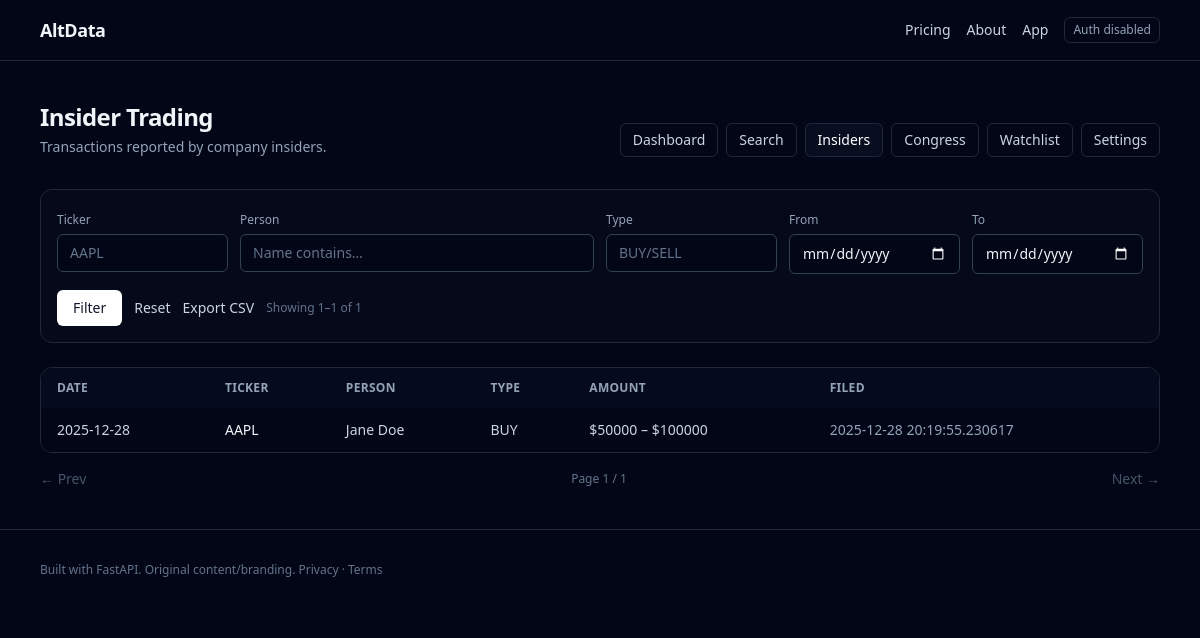
Screenshot of /app/insiders with the database file from the repository.
### app/models.py (models this page shows)
class Base(DeclarativeBase):
    pass

class Trade(Base):
    __tablename__ = "trades"
    id: Mapped[int] = mapped_column(Integer, primary_key=True)
    source: Mapped[str] = mapped_column(String(32), index=True)
    external_id: Mapped[str] = mapped_column(String(160), unique=True, index=True)
    ticker: Mapped[Optional[str]] = mapped_column(String(16), index=True)
    company_name: Mapped[Optional[str]] = mapped_column(String(256))
    person_name: Mapped[Optional[str]] = mapped_column(String(256), index=True)
    person_slug: Mapped[Optional[str]] = mapped_column(String(256), index=True)
    transaction_type: Mapped[Optional[str]] = mapped_column(String(32), index=True)
    transaction_date: Mapped[Optional[dt.date]] = mapped_column(Date, index=True)
    filed_at: Mapped[Optional[dt.datetime]] = mapped_column(
        DateTime(timezone=True), index=True
    )
    amount_usd_low: Mapped[Optional[int]] = mapped_column(Integer)
    amount_usd_high: Mapped[Optional[int]] = mapped_column(Integer)
    shares: Mapped[Optional[int]] = mapped_column(Integer)
    price_usd: Mapped[Optional[Decimal]] = mapped_column(Numeric(14, 4))
    url: Mapped[Optional[str]] = mapped_column(String(1024))
    raw: Mapped[Optional[dict[str, Any]]] = mapped_column(
        JSON().with_variant(JSONB, "postgresql")
    )
    created_at: Mapped[dt.datetime] = mapped_column(
        DateTime(timezone=True),
        server_default=func.now(),
        nullable=False,
    )

### app/web.py (the view)
@router.get("/app/insiders", response_class=HTMLResponse)
def app_insiders(
    request: Request,
    db: Session = Depends(get_db),
    _: str = Depends(_require_login),
    ticker: Optional[str] = None,
    person: Optional[str] = None,
    tx_type: Optional[str] = Query(default=None, alias="type"),
    from_date: Optional[str] = Query(default=None, alias="from"),
    to_date: Optional[str] = Query(default=None, alias="to"),
    page: int = 1,
    page_size: int = 50,
):
    page_size = max(10, min(int(page_size or 50), 200))
    page = max(int(page or 1), 1)
    date_from = _parse_iso_date(from_date)
    date_to = _parse_iso_date(to_date)
    conditions = [Trade.source == "insider"]
    if ticker:
        conditions.append(func.lower(Trade.ticker).like(f"%{ticker.lower()}%"))
    if person:
        conditions.append(func.lower(Trade.person_name).like(f"%{person.lower()}%"))
    if tx_type:
        conditions.append(func.lower(Trade.transaction_type) == tx_type.lower())
    if date_from:
        conditions.append(Trade.transaction_date >= date_from)
    if date_to:
        conditions.append(Trade.transaction_date <= date_to)
    where_clause = and_(*conditions)
    total = int(db.scalar(select(func.count()).select_from(Trade).where(where_clause)) or 0)
    total_pages = max(1, math.ceil(total / page_size)) if total else 1
    page = min(page, total_pages)
    offset = (page - 1) * page_size
    trades = db.scalars(
        select(Trade)
        .where(where_clause)
        .order_by(
            Trade.filed_at.is_(None),
            Trade.filed_at.desc(),
            Trade.created_at.desc(),
        )
        .limit(page_size)
        .offset(offset)
    ).all()
    filters = {
        "ticker": ticker or "",
        "person": person or "",
        "type": tx_type or "",
        "from": from_date or "",
        "to": to_date or "",
    }
    base_params = {**filters, "page_size": page_size}
    prev_url = (
        _build_url("/app/insiders", {**base_params, "page": page - 1}) if page > 1 else None
    )
    next_url = (
        _build_url("/app/insiders", {**base_params, "page": page + 1})
        if page < total_pages
        else None
    )
    export_url = _build_url("/api/trades.csv", {**base_params, "source": "insider"})
    start = offset + 1 if total > 0 else 0
    end = min(offset + len(trades), total)
    return _render(
        request,
        "app/insiders.html",
        {
            "page_title": "Insider Trading",
            "page_subtitle": "Transactions reported by company insiders.",
            "trades": trades,
            "filters": filters,
            "page": page,
            "page_size": page_size,
            "total": total,
            "total_pages": total_pages,
            "prev_url": prev_url,
            "next_url": next_url,
            "reset_url": "/app/insiders",
            "export_url": export_url,
            "showing_start": start,
            "showing_end": end,
        },
    )

### app/templates/app/insiders.html
{% extends "app/trades.html" %}

### app/templates/app/trades.html (shortened to what this page needs)
{% extends "app/_layout.html" %}
{% block app_content %}
  <form method="get" class="rounded-xl border border-slate-800 bg-slate-900/20 p-4">
    <div class="grid gap-3 md:grid-cols-6">
      <div class="md:col-span-1">
        <label class="text-xs text-slate-400">Ticker</label>
        <input
          class="mt-1 w-full rounded-md border border-slate-700 bg-slate-950 px-3 py-2 text-sm text-slate-100 placeholder:text-slate-500"
          type="text"
          name="ticker"
          value="{{ filters.ticker }}"
          placeholder="AAPL"
        />
      </div>
      <div class="md:col-span-2">
        <label class="text-xs text-slate-400">Person</label>
        <input
          class="mt-1 w-full rounded-md border border-slate-700 bg-slate-950 px-3 py-2 text-sm text-slate-100 placeholder:text-slate-500"
          type="text"
          name="person"
          value="{{ filters.person }}"
          placeholder="Name contains…"
        />
      </div>
      <div class="md:col-span-1">
        <label class="text-xs text-slate-400">Type</label>
        <input
          class="mt-1 w-full rounded-md border border-slate-700 bg-slate-950 px-3 py-2 text-sm text-slate-100 placeholder:text-slate-500"
          type="text"
          name="type"
          value="{{ filters.type }}"
          placeholder="BUY/SELL"
        />
      </div>
      <div class="md:col-span-1">
        <label class="text-xs text-slate-400">From</label>
        <input
          class="mt-1 w-full rounded-md border border-slate-700 bg-slate-950 px-3 py-2 text-sm text-slate-100"
          type="date"
          name="from"
          value="{{ filters.from }}"
        />
      </div>
      <div class="md:col-span-1">
        <label class="text-xs text-slate-400">To</label>
        <input
          class="mt-1 w-full rounded-md border border-slate-700 bg-slate-950 px-3 py-2 text-sm text-slate-100"
          type="date"
          name="to"
          value="{{ filters.to }}"
        />
      </div>
    </div>
    <div class="mt-4 flex flex-wrap items-center gap-3">
      <button
        class="rounded-md bg-white px-4 py-2 text-sm font-medium text-slate-900 hover:bg-slate-200"
        type="submit"
      >
        Filter
      </button>
      <a class="text-sm text-slate-300 hover:text-white" href="{{ reset_url }}">Reset</a>
      <a class="text-sm text-slate-300 hover:text-white" href="{{ export_url }}">
        Export CSV
      </a>
      <div class="text-xs text-slate-500">
        {% if total > 0 %}
          Showing {{ showing_start }}–{{ showing_end }} of {{ total }}
        {% else %}
          No results
        {% endif %}
      </div>
    </div>
  </form>
  <div class="mt-6 overflow-hidden rounded-xl border border-slate-800">
    <div class="overflow-x-auto bg-slate-950">
      <table class="w-full text-left text-sm">
        <thead class="bg-slate-900/30 text-xs uppercase tracking-wide text-slate-400">
          <tr>
            <th class="px-4 py-3">Date</th>
            <th class="px-4 py-3">Ticker</th>
            <th class="px-4 py-3">Person</th>
            <th class="px-4 py-3">Type</th>
            <th class="px-4 py-3">Amount</th>
            <th class="px-4 py-3">Filed</th>
          </tr>
        </thead>
        <tbody class="divide-y divide-slate-900/60">
          {% for t in trades %}
            <tr class="hover:bg-slate-900/20">
              <td class="px-4 py-3 whitespace-nowrap text-slate-300">
                {{ t.transaction_date or "—" }}
              </td>
              <td class="px-4 py-3 whitespace-nowrap font-medium">
                {% if t.ticker %}
                  <a class="hover:underline" href="/app/companies/{{ t.ticker }}">{{ t.ticker }}</a>
                {% else %}
                  —
                {% endif %}
              </td>
              <td class="px-4 py-3 whitespace-nowrap text-slate-300">
                {% if t.person_slug %}
                  <a class="hover:underline" href="/app/people/{{ t.person_slug }}">{{ t.person_name or t.person_slug }}</a>
                {% else %}
                  {{ t.person_name or "—" }}
                {% endif %}
              </td>
              <td class="px-4 py-3 whitespace-nowrap text-slate-300">
                {{ t.transaction_type or "—" }}
              </td>
              <td class="px-4 py-3 whitespace-nowrap text-slate-300">
                {% if t.amount_usd_low or t.amount_usd_high %}
                  ${{ t.amount_usd_low or "?" }} – ${{ t.amount_usd_high or "?" }}
                {% else %}
                  —
                {% endif %}
              </td>
              <td class="px-4 py-3 whitespace-nowrap text-slate-400">
                {{ t.filed_at or "—" }}
              </td>
            </tr>
          {% endfor %}
        </tbody>
      </table>
    </div>
  </div>
  <div class="mt-4 flex items-center justify-between">
    {% if prev_url %}
      <a class="text-sm text-slate-300 hover:text-white" href="{{ prev_url }}">← Prev</a>
    {% else %}
      <span class="text-sm text-slate-600">← Prev</span>
    {% endif %}
    <div class="text-xs text-slate-500">Page {{ page }} / {{ total_pages }}</div>
    {% if next_url %}
      <a class="text-sm text-slate-300 hover:text-white" href="{{ next_url }}">Next →</a>
    {% else %}
      <span class="text-sm text-slate-600">Next →</span>
    {% endif %}
  </div>
{% endblock %}

### app/static/site.css (style rules this page uses)
html { color-scheme: dark; }

### rows the page displays
Trade: transaction_date "2025-12-28", ticker "AAPL", person_name "Jane Doe", transaction_type "BUY", amount_usd_low "50000", amount_usd_high "100000", filed_at "2025-12-28 20:19:55.230617"

### other values shown
{{ app_name }} "AltData"
{{ page_title }} "Insider Trading"
{{ page_subtitle }} "Transactions reported by company insiders."
{{ showing_start }} "1"
{{ showing_end }} "1"
{{ total }} "1"
{{ page }} "1"
{{ total_pages }} "1"
